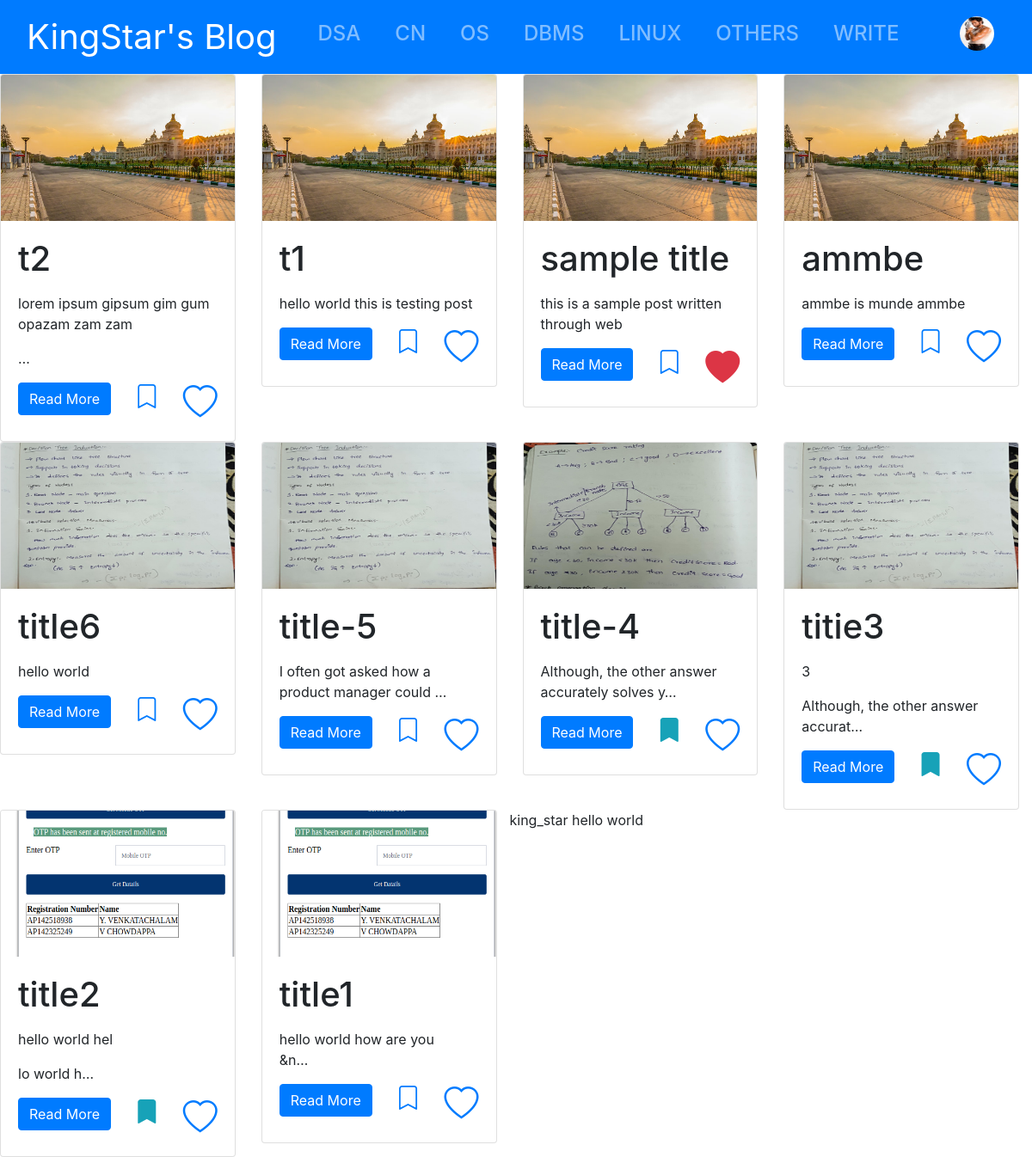
The app's page / (signed in) with its own data.
### blog/models.py (models this page shows, shortened)
class UserProfile(models.Model):
    user = models.OneToOneField(User, on_delete=models.CASCADE, related_name='profile')
    image = models.ImageField(null=True, blank=True,upload_to='images/')
    favourite = models.ManyToManyField(Article, related_name="favourite", null=True, blank=True)
    read_later = models.ManyToManyField(Article, related_name='read_later', null=True, blank=True)

class Article(models.Model):
    title = models.CharField(max_length=200, unique=True)
    slug = models.SlugField(max_length=200, unique=True, editable=True)
    author = models.ForeignKey(User, on_delete=models.CASCADE)
    updated_on = models.DateTimeField(auto_now=True)
    created_on = models.DateTimeField(auto_now_add=True)
    content = RichTextField()
    image = models.ImageField(null=True, blank=True,upload_to='images/')
    category = models.CharField(max_length=200, choices=CATEGORY_CHOICES)
    active = models.BooleanField(default=True)
    class Meta:
        ordering = ['-created_on']

### blog/views.py (the view)
# urls.py: path('', views.home, name="home"),
def home(request):
    posts = Article.objects.filter(active = True)
    context = {"articles" : posts}
    if request.user.is_authenticated:
        context["profile"] = UserProfile.objects.get(pk=request.user.id)
    print(settings.MEDIA_ROOT)
    return render(request, 'blog/home.html', context=context)

### templates/blog/home.html (shortened to what this page needs)
{% include "blog/base.html" %}
{% block body %}
    <div class="containter">
        <div class="row mr-0">
            {% if articles %}
                {% block content %}
                    {% include "blog/content.html" %}
                {% endblock %}
            {% else %}
                No Articles to Display
            {% endif %}
        <p>{{ request.user }} hello world</p>
        </div>
    </div>
{% endblock %}

### templates/blog/profiledropdown.html (shortened to what this page needs)
<div class="dropdown">
  <button class="btn btn-primary" id="dropdownMenu2" data-toggle="dropdown" aria-haspopup="true" aria-expanded="false">
    {% if profile.image %}
    <img class="rounded-circle" src="{{ profile.image.url }}" style="height: 40px; width:40px">
    {% else %}
    <i class="h2 bi bi-person-circle"></i>
    {% endif %}
  </button>
</div>

### templates/blog/content.html
                {% load static %}
                {% for article in articles %}
                <div class="col-12 col-sm-6 col-md-6 col-lg-4 col-xl-3">
                    <div class="card">
                        <img class="card-img-top img-fluid" style="height: 170px;"
                            {% if article.image %}
                            src="{{ article.image.url }}"
                            alt="Card image cap"
                            {% else %}
                            src="{% static 'im1.jpg' %}"
                            alt="Card image cap1"
                            {% endif %}
                            >
                        <div class="card-body">
                            <h5 class="card-title h1">{{ article.title }}</h5>
                            <p class="card-text"> {{ article.content|safe|truncatechars:50 }}</p>
                            <div class="d-flex align-items-start justify-content-between">
                            <a href="{% url 'detail'   article.slug  %}" class="btn btn-primary">Read More</a>
                            {% if request.user.is_authenticated and article in profile.read_later.all %}
                                <a href = "{% url 'readlater' article.slug %}"><i class="h3 bi-bookmark-fill text-info"></i></a>
                            {% else %}
                                <a href = "{% url 'readlater' article.slug %}"><i class="h3 bi-bookmark"></i></a>
                            {% endif %}
                            {% if request.user.is_authenticated and article in profile.favourite.all %}
                                <a href = "{% url 'favourite' article.slug %}"><i class="h1 bi-heart-fill text-danger"></i></a>
                            {% else %}
                                <a href = "{% url 'favourite' article.slug %}"><i class="h1 bi-heart"></i></a>
                            {% endif %}
                            </div>
                        </div>
                    </div>
                </div>
                {% endfor %}

### records on screen
UserProfile: image (picture)
Article: title "t2", content "lorem ipsum gipsum gim gum opazam zam zam …"
Article: title "t1", content "hello world this is testing post"
Article: title "sample title", content "this is a sample post written through web"
Article: title "ammbe", content "ammbe is munde ammbe"
Article: image (picture), title "title6", content "hello world"
Article: image (picture), title "title-5", content "I often got asked how a product manager could …"
Article: image (picture), title "title-4", content "Although, the other answer accurately solves y…"
Article: image (picture), title "titie3", content "3 Although, the other answer accurat…"
Article: image (picture), title "title2", content "hello world hel lo world h…"
Article: image (picture), title "title1", content "hello world how are you &n…"

### other values on screen
{{ request.user }} "king_star"
